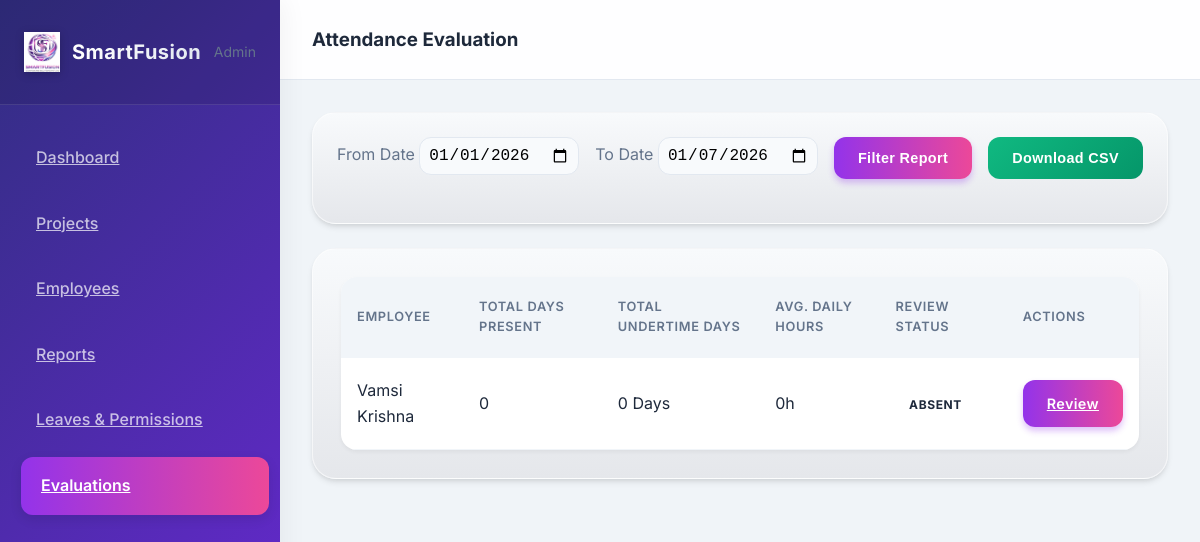
/monthly_evaluation.php (signed in), run on the app's committed database.
### tables this page shows
CREATE TABLE IF NOT EXISTS users (
    id INT AUTO_INCREMENT PRIMARY KEY,
    username VARCHAR(50) NOT NULL UNIQUE,
    password_hash VARCHAR(255) NOT NULL,
    full_name VARCHAR(100) NOT NULL,
    email VARCHAR(100),
    role ENUM('admin', 'employee') NOT NULL DEFAULT 'employee',
    is_active BOOLEAN DEFAULT TRUE,
    created_at TIMESTAMP DEFAULT CURRENT_TIMESTAMP
);

### monthly_evaluation.php (the view, shortened to what this page needs)
<?php
require('includes/db_connect.php');
$users_query = "SELECT id, full_name FROM users WHERE role != 'admin'";
$users_result = mysqli_query($conn, $users_query);
?>
<!DOCTYPE html>
<html lang="en">
<head>
    <link rel="stylesheet" href="css/styles.css">
</head>
<body>
    <div class="dashboard-container">
        <aside class="sidebar">
            <div class="sidebar-header">
                <img src="assets/logo.png" alt="SmartFusion" class="logo-img">
                <span class="logo-text">SmartFusion</span>
                <div class="text-sm text-muted" style="margin-left: auto;">Admin</div>
            </div>
            <nav class="sidebar-nav">
                <a href="admin_dashboard.php" class="nav-item">Dashboard</a>
                <a href="manage_projects.php" class="nav-item">Projects</a>
                <a href="manage_employees.php" class="nav-item">Employees</a>
                <a href="reports.php" class="nav-item">Reports</a>
                <a href="manage_leaves.php" class="nav-item">Leaves & Permissions</a>
                <a href="monthly_evaluation.php" class="nav-item active">Evaluations</a>
            </nav>
        </aside>
        <main class="main-content">
            <header class="top-bar">
                <h3>Attendance Evaluation</h3>
            </header>
            <div class="page-content">
                <div class="card mb-4" style="padding: 1.5rem;">
                    <div class="flex justify-between items-end" style="flex-wrap: wrap; gap: 1rem;">
                        <form action="" method="get" class="flex gap-4 items-end" style="flex-wrap: wrap;">
                            <div class="form-group mb-0">
                                <label class="text-xs text-muted font-bold uppercase tracking-wider">From Date</label>
                                <input type="date" name="start_date" class="form-control"
                                    style="width: auto; padding: 0.5rem;"
                                    value="<?php echo $_GET['start_date'] ?? date('Y-m-01'); ?>">
                            </div>
                            <div class="form-group mb-0">
                                <label class="text-xs text-muted font-bold uppercase tracking-wider">To Date</label>
                                <input type="date" name="end_date" class="form-control"
                                    style="width: auto; padding: 0.5rem;"
                                    value="<?php echo $_GET['end_date'] ?? date('Y-m-d'); ?>">
                            </div>
                            <button type="submit" class="btn btn-primary" style="height: 42px;">Filter Report</button>
                        </form>
                        <form action="export_evaluation.php" method="get">
                            <button type="submit" class="btn btn-success"
                                style="display: flex; align-items: center; gap: 0.5rem; height: 42px;">
                                <span>Download CSV</span>
                            </button>
                        </form>
                    </div>
                </div>
                <div class="card">
                    <div class="table-container">
                        <table>
                            <thead>
                                <tr>
                                    <th>Employee</th>
                                    <th>Total Days Present</th>
                                    <th>Total Undertime Days</th>
                                    <th>Avg. Daily Hours</th>
                                    <th>Review Status</th>
                                    <th>Actions</th>
                                </tr>
                            </thead>
                            <tbody>
                                <?php while ($user = mysqli_fetch_assoc($users_result)):
                                    $u_id = $user['id'];
                                    $start_date = $_GET['start_date'] ?? date('Y-m-01');
                                    $end_date = $_GET['end_date'] ?? date('Y-m-d');
                                    $days_present = 0;
                                    $undertime_days = 0;
                                    $total_hours_sum = 0;
                                    $avg_hours = $days_present > 0 ? round($total_hours_sum / $days_present, 2) : 0;
                                    ?>
                                    <tr>
                                        <td><?php echo $user['full_name']; ?></td>
                                        <td><?php echo $days_present; ?></td>
                                        <td class="<?php echo $undertime_days > 0 ? 'status-undertime' : ''; ?>">
                                            <?php echo $undertime_days; ?> Days
                                        </td>
                                        <td><?php echo $avg_hours; ?>h</td>
                                        <td>
                                            <?php if ($days_present == 0): ?>
                                                <span class="badge">Absent</span>
                                            <?php elseif ($undertime_days > 3): ?>
                                                <span class="badge badge-danger">Critical</span>
                                            <?php elseif ($undertime_days > 0): ?>
                                                <span class="badge badge-warning">Needs Review</span>
                                            <?php else: ?>
                                                <span class="badge badge-success">Good</span>
                                            <?php endif; ?>
                                        </td>
                                        <td>
                                            <a href="admin_user_review.php?user_id=<?php echo $u_id; ?>&start_date=<?php echo $start_date; ?>&end_date=<?php echo $end_date; ?>"
                                                class="btn btn-primary text-xs">Review</a>
                                        </td>
                                    </tr>
                                <?php endwhile; ?>
                            </tbody>
                        </table>
                    </div>
                </div>
            </div>
        </main>
    </div>
</body>
</html>

### data on the page
users: full_name "Vamsi Krishna", days_present "0", undertime_days "0", avg_hours "0"
